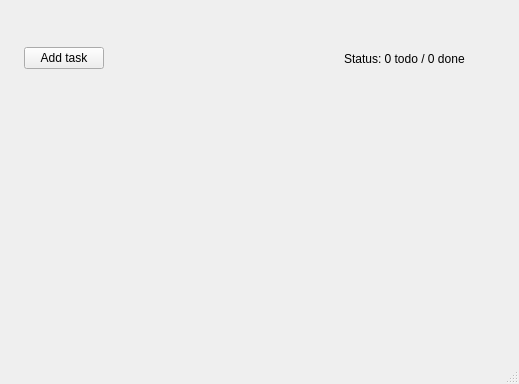
<?xml version="1.0" encoding="UTF-8"?>
<ui version="4.0">
 <class>MainWindow</class>
 <widget class="QMainWindow" name="MainWindow">
  <property name="geometry">
   <rect>
    <x>0</x>
    <y>0</y>
    <width>519</width>
    <height>384</height>
   </rect>
  </property>
  <property name="windowTitle">
   <string>MainWindow</string>
  </property>
  <widget class="QWidget" name="centralwidget">
   <widget class="QWidget" name="verticalLayoutWidget">
    <property name="geometry">
     <rect>
      <x>20</x>
      <y>100</y>
      <width>461</width>
      <height>221</height>
     </rect>
    </property>
    <layout class="QVBoxLayout" name="tasksLayout"/>
   </widget>
   <widget class="QWidget" name="">
    <property name="geometry">
     <rect>
      <x>24</x>
      <y>20</y>
      <width>441</width>
      <height>77</height>
     </rect>
    </property>
    <layout class="QHBoxLayout" name="toolbarLayout">
     <item>
      <widget class="QPushButton" name="addTaskButton">
       <property name="text">
        <string>Add task</string>
       </property>
      </widget>
     </item>
     <item>
      <spacer name="horizontalSpacer">
       <property name="orientation">
        <enum>Qt::Horizontal</enum>
       </property>
       <property name="sizeHint" stdset="0">
        <size>
         <width>158</width>
         <height>75</height>
        </size>
       </property>
      </spacer>
     </item>
     <item>
      <widget class="QLabel" name="statusLabel">
       <property name="text">
        <string>Status: 0 todo / 0 done</string>
       </property>
      </widget>
     </item>
    </layout>
   </widget>
  </widget>
  <widget class="QMenuBar" name="menubar">
   <property name="geometry">
    <rect>
     <x>0</x>
     <y>0</y>
     <width>519</width>
     <height>22</height>
    </rect>
   </property>
  </widget>
  <widget class="QStatusBar" name="statusbar"/>
 </widget>
 <resources/>
 <connections/>
</ui>
